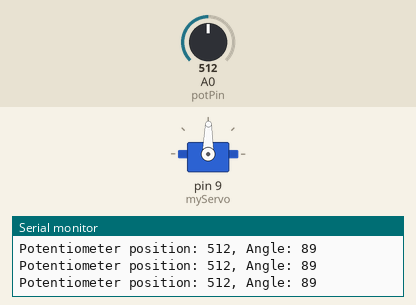
This sketch was run on a simulated Arduino Uno, built with avr-gcc and run on an emulated ATmega328P. Parts: servo, the last lines printed to the serial monitor. Inputs (shaded band) come from the test bench; at power-on: A0 (potPin) = 512.

Above: at 1.2 s.
1.3 s: A0 (potPin) set to 563
At 2.0 s:
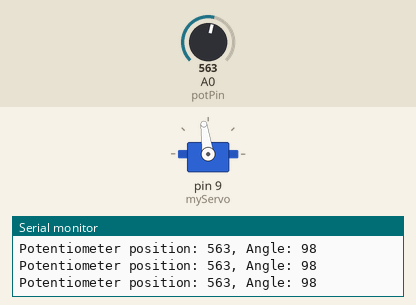
4.3 s: A0 (potPin) set to 583
At 5.4 s:
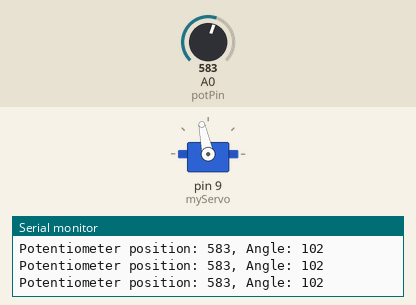
5.8 s: A0 (potPin) set to 306
At 6.6 s:
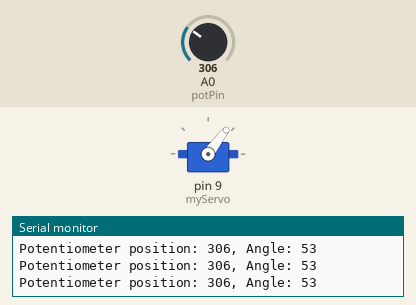
7.3 s: A0 (potPin) set to 107
At 8.5 s:
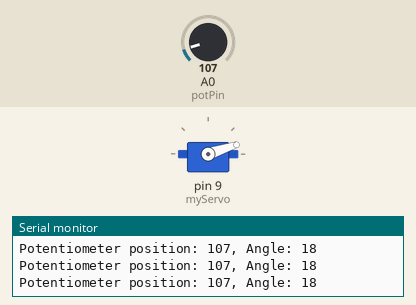
8.8 s: A0 (potPin) set to 93
At 9.8 s:
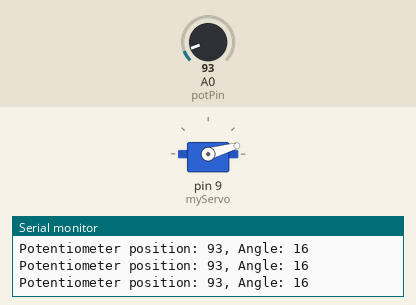
11.8 s: A0 (potPin) set to 122
At 12.2 s:
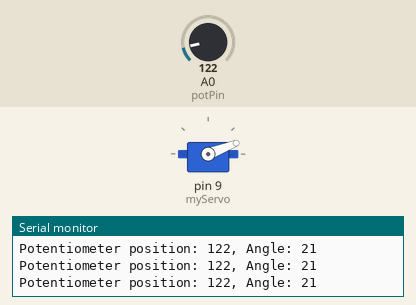
Timing chart, 0 to 14.3 s (numbered marks = the images above; inputs shaded):
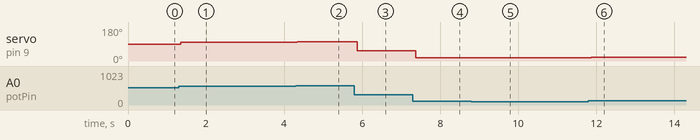

The sketch:

sketch_sep23a.ino
```cpp
#include <Servo.h>

Servo myServo;

int const potPin = A0;
int potVal;
int angle;

void setup() {
  myServo.attach(9);
  Serial.begin(9600);
}

void loop() {
  potVal = analogRead(potPin);
  Serial.print("Potentiometer position: ");
  Serial.print(potVal);

  angle = map(potVal, 0, 1023, 0, 179);
  Serial.print(", Angle: ");
  Serial.println(angle);

  myServo.write(angle);
}
```

Measured:
- after the input at 1.3 s, servo on pin 9 (myServo): 89° → 98° after 0.05 s
- after the input at 4.3 s, servo on pin 9 (myServo): 98° → 102° at once
- after the input at 5.8 s, servo on pin 9 (myServo): 102° → 53° after 0.08 s
- after the input at 7.3 s, servo on pin 9 (myServo): 53° → 18° after 0.08 s
- after the input at 8.8 s, servo on pin 9 (myServo): 18° → 16° after 0.07 s
- after the input at 11.8 s, servo on pin 9 (myServo): 16° → 21° after 0.07 s
